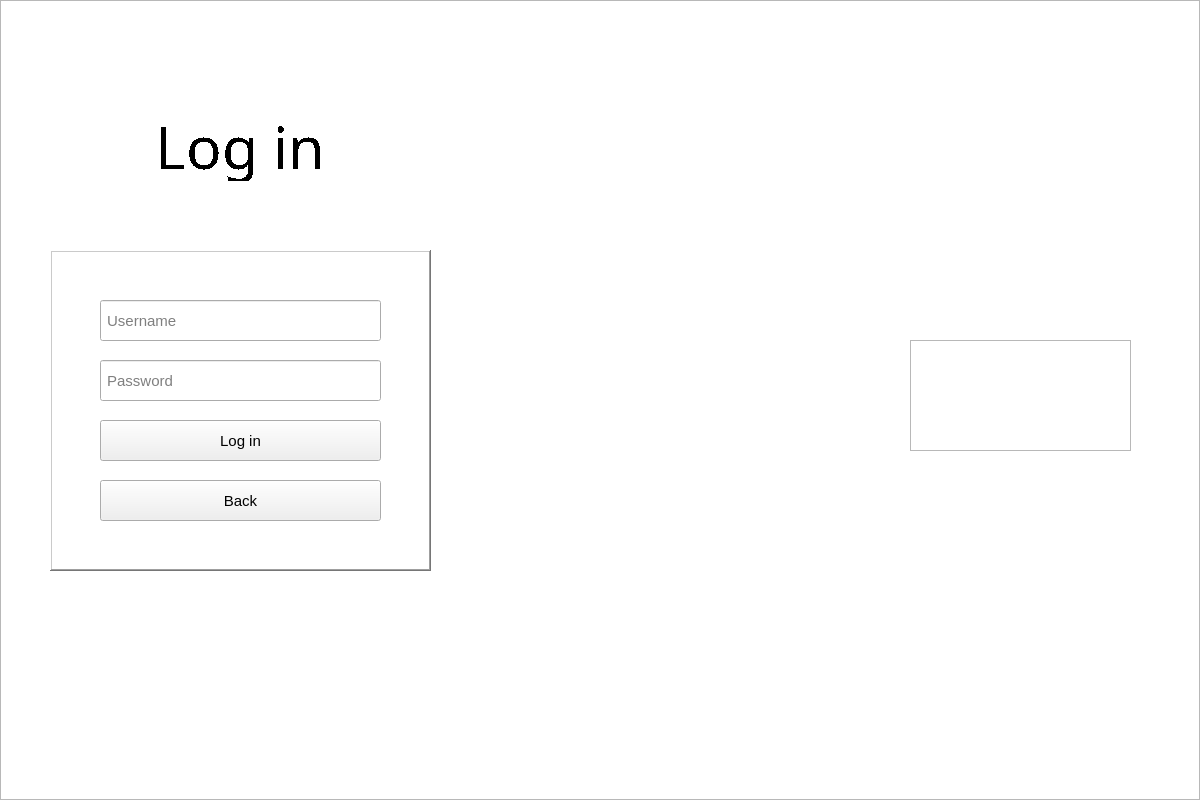
    <widget class="QWidget" name="loginPage2">
     <property name="maximumSize">
      <size>
       <width>1200</width>
       <height>800</height>
      </size>
     </property>
     <widget class="QGraphicsView" name="graphicsView_3">
      <property name="geometry">
       <rect>
        <x>0</x>
        <y>0</y>
        <width>1200</width>
        <height>800</height>
       </rect>
      </property>
      <property name="font">
       <font>
        <family>Snap ITC</family>
        <pointsize>6</pointsize>
       </font>
      </property>
      <property name="styleSheet">
       <string notr="true">border-image: url(:/new/prefix1/photo_2021-12-05_22-36-54.jpg) 0 0 0 0 streach streach;
border-image: url(:/new/prefix1/sdasd.jpg);</string>
      </property>
     </widget>
     <widget class="QGraphicsView" name="graphicsView_4">
      <property name="geometry">
       <rect>
        <x>910</x>
        <y>340</y>
        <width>221</width>
        <height>111</height>
       </rect>
      </property>
      <property name="styleSheet">
       <string notr="true">border-image: url(:/new/prefix1/logo.png);</string>
      </property>
     </widget>
     <widget class="QLineEdit" name="loginUserName">
      <property name="geometry">
       <rect>
        <x>100</x>
        <y>300</y>
        <width>281</width>
        <height>41</height>
       </rect>
      </property>
      <property name="font">
       <font>
        <pointsize>11</pointsize>
       </font>
      </property>
      <property name="placeholderText">
       <string> Username </string>
      </property>
     </widget>
     <widget class="QPushButton" name="pushButton_3">
      <property name="geometry">
       <rect>
        <x>100</x>
        <y>420</y>
        <width>281</width>
        <height>41</height>
       </rect>
      </property>
      <property name="font">
       <font>
        <pointsize>11</pointsize>
        <weight>50</weight>
        <bold>false</bold>
       </font>
      </property>
      <property name="cursor">
       <cursorShape>PointingHandCursor</cursorShape>
      </property>
      <property name="text">
       <string>Log in</string>
      </property>
     </widget>
     <widget class="QLabel" name="label">
      <property name="geometry">
       <rect>
        <x>60</x>
        <y>110</y>
        <width>361</width>
        <height>71</height>
       </rect>
      </property>
      <property name="font">
       <font>
        <family>Stencil</family>
        <pointsize>44</pointsize>
        <weight>50</weight>
        <bold>false</bold>
        <strikeout>false</strikeout>
        <stylestrategy>NoAntialias</stylestrategy>
        <kerning>true</kerning>
       </font>
      </property>
      <property name="styleSheet">
       <string notr="true">color: rgb(255, 255, 255);
color: rgb(0, 0, 0);</string>
      </property>
      <property name="text">
       <string>Log in</string>
      </property>
      <property name="alignment">
       <set>Qt::AlignCenter</set>
      </property>
     </widget>
     <widget class="QLineEdit" name="loginPassword">
      <property name="geometry">
       <rect>
        <x>100</x>
        <y>360</y>
        <width>281</width>
        <height>41</height>
       </rect>
      </property>
      <property name="font">
       <font>
        <pointsize>11</pointsize>
       </font>
      </property>
      <property name="text">
       <string/>
      </property>
      <property name="echoMode">
       <enum>QLineEdit::Password</enum>
      </property>
      <property name="placeholderText">
       <string> Password</string>
      </property>
     </widget>
     <widget class="QPushButton" name="pushButton_4">
      <property name="geometry">
       <rect>
        <x>100</x>
        <y>480</y>
        <width>281</width>
        <height>41</height>
       </rect>
      </property>
      <property name="font">
       <font>
        <pointsize>11</pointsize>
        <weight>50</weight>
        <bold>false</bold>
       </font>
      </property>
      <property name="cursor">
       <cursorShape>PointingHandCursor</cursorShape>
      </property>
      <property name="text">
       <string>Back</string>
      </property>
     </widget>
     <widget class="QGraphicsView" name="graphicsView_29">
      <property name="geometry">
       <rect>
        <x>50</x>
        <y>250</y>
        <width>381</width>
        <height>321</height>
       </rect>
      </property>
      <property name="frameShape">
       <enum>QFrame::WinPanel</enum>
      </property>
      <property name="frameShadow">
       <enum>QFrame::Raised</enum>
      </property>
     </widget>
     <zorder>graphicsView_3</zorder>
     <zorder>graphicsView_29</zorder>
     <zorder>graphicsView_4</zorder>
     <zorder>loginUserName</zorder>
     <zorder>pushButton_3</zorder>
     <zorder>label</zorder>
     <zorder>loginPassword</zorder>
     <zorder>pushButton_4</zorder>
    </widget>
